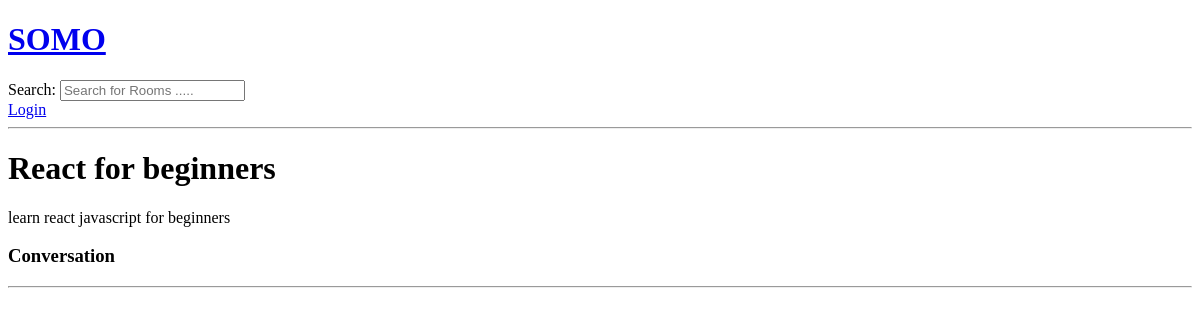
Before: /room/7/ with the older database file.
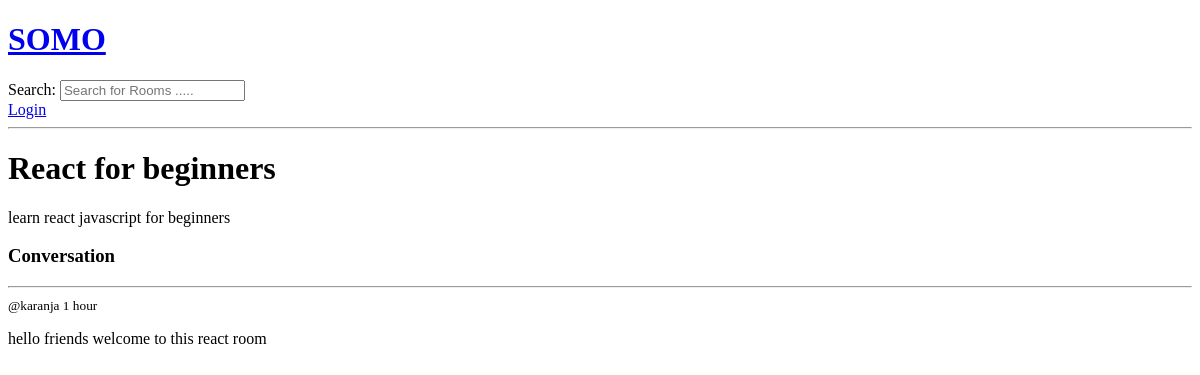
After: the same page with the newer database file.
### base/models.py (models this page shows, shortened)
class Message(models.Model):
    user = models.ForeignKey(User, on_delete=models.CASCADE)
    room = models.ForeignKey(Room, on_delete=models.CASCADE)
    body = models.TextField()
    updated = models.DateTimeField(auto_now=True)
    created = models.DateTimeField(auto_now_add=True)

### base/views.py (the view)
# urls.py: path('room/<str:pk>/', views.room, name='room'),
def room(request, pk):
    room = Room.objects.get(id=pk)
    room_messages = room.message_set.all().order_by('-created')
    context = {'room': room, 'room_messages': room_messages}
    return render(request, 'base/room.html', context)

### base/templates/base/room.html
{% extends 'main.html' %}
{% block content %}
    <h1>{{room.name}}</h1>
    <p>{{ room.description }}</p>
    <div class="comment-wrapper">
        <h3>Conversation</h3>
        <hr>
        {% for message in room_messages %}
            <div>
                <small>@{{ message.user }}  {{ message.created|timesince }}</small>
                <p>{{ message.body }}</p>
            </div>
        {% endfor %}
    </div>
{% endblock %}

Changed rows visible on the page:
added Message: user "karanja", created "1 hour", body "hello friends welcome to this react room"
